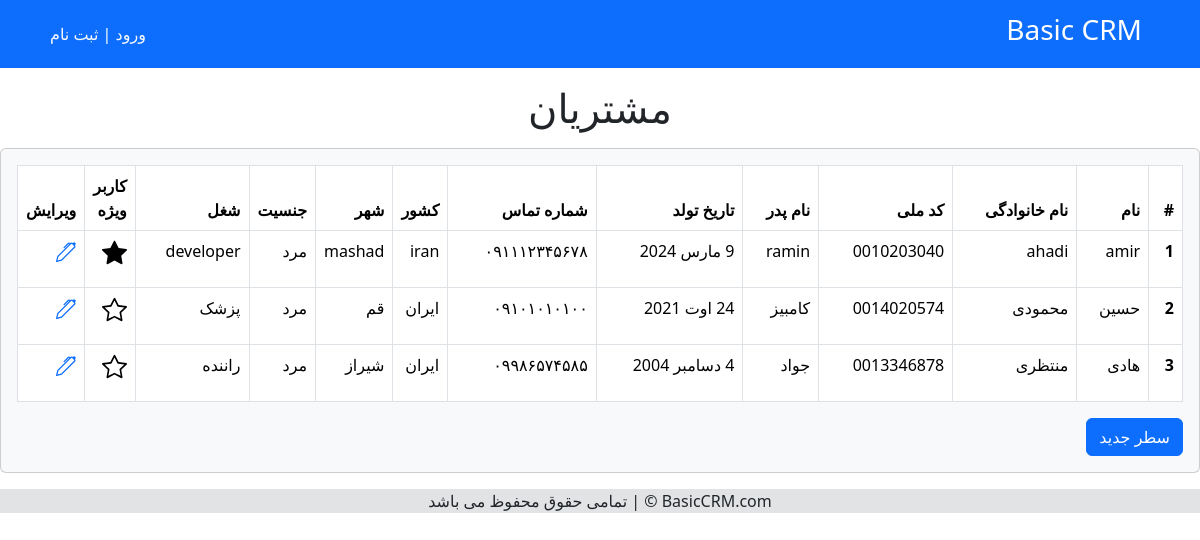
Before: / with the older database file.
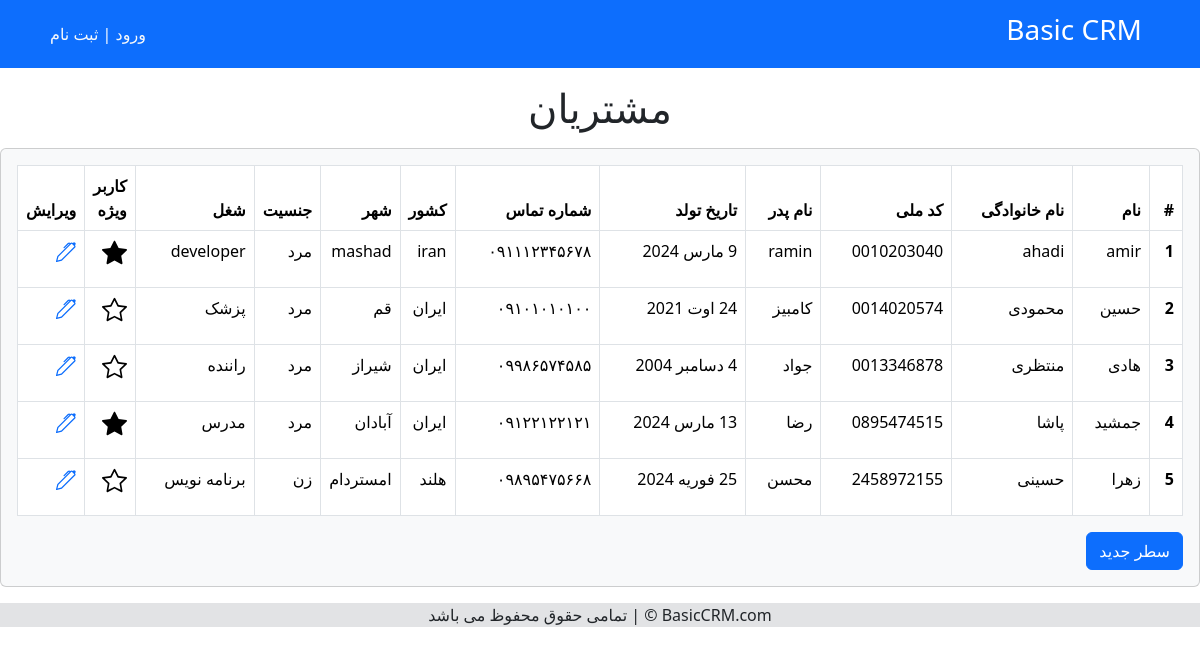
After: the same page with the newer database file.
### customers/models.py (models this page shows, shortened)
class Customer(models.Model):
    GENDER_CHOICES = [
        ('1', _('Male')),
        ('2', _('Female')),
        ('3', _('Other')),
    ]
    firstname = models.CharField(verbose_name=_("FirstName"), max_length=100)
    lastname = models.CharField(verbose_name=_("LastName"), max_length=100)
    nat_id = models.CharField(verbose_name=_("National_ID"), max_length=10)
    father_name = models.CharField(verbose_name=_("FatherName"), max_length=100)
    date_of_birth = models.DateField(verbose_name=_("Date of Birth"))
    phone_number = models.CharField(verbose_name=_("Phone Number"), max_length=12)
    country = models.CharField(verbose_name=_("Country"), max_length=50)
    city = models.CharField(verbose_name=_("City"), max_length=50)
    gender = models.CharField(verbose_name=_("Gender"), choices=GENDER_CHOICES, max_length=1)
    job = models.CharField(verbose_name=_("Job"), max_length=100)
    vip = models.BooleanField(verbose_name=_("VIP"), default=False)
    datetime_created = models.DateTimeField(verbose_name=_("Created DateTime"), auto_now_add=True)
    datetime_modified = models.DateTimeField(verbose_name=_("Modified DateTime"), auto_now=True)

### customers/views.py (the view)
# urls.py: path('', CustomersList.as_view(), name="customers_list"),
class CustomersList(generic.ListView):
    template_name = "customers/customers_list.html"
    model = Customer
    context_object_name = 'customers_list'

### persian_translate/templatetags/persian_translate.py (called while the page is built)
@register.filter
def translate_number(value):
    value = str(value)
    english_to_persian = value.maketrans('0123456789', '۰۱۲۳۴۵۶۷۸۹')
    return value.translate(english_to_persian)

### customers/templates/customers/customers_list.html (shortened to what this page needs)
{% extends '_base.html' %}
{% load i18n %}
{% load jalali_tags %}
{% load persian_translate %}
{% block content %}
    <div class="mt-3">
        <center><h1>{% trans "Customers" %}</h1></center>
    </div>
    <div class="card card bg-light mt-3">
        <div class="card-body">
            <table class="table table-bordered">
                <thead>
                <tr>
                    <th scope="col">#</th>
                    <th scope="col">{% trans "Firstname" %}</th>
                    <th scope="col">{% trans "Lastname" %}</th>
                    <th scope="col">{% trans "National ID" %}</th>
                    <th scope="col">{% trans "Father Name" %}</th>
                    <th scope="col">{% trans "Date of Birth" %}</th>
                    <th scope="col">{% trans "Phone Number" %}</th>
                    <th scope="col">{% trans "Country" %}</th>
                    <th scope="col">{% trans "City" %}</th>
                    <th scope="col">{% trans "Gender" %}</th>
                    <th scope="col">{% trans "Job" %}</th>
                    <th scope="col">{% trans "VIP" %}</th>
                    <th scope="col">{% trans "Edit" %}</th>
                </tr>
                </thead>
                <tbody>
                {% for customer in customers_list %}
                    <tr>
                        <th scope="row">{{ forloop.counter }}</th>
                        <td>{{ customer.firstname }}</td>
                        <td>{{ customer.lastname }}</td>
                        <td>{{ customer.nat_id }}</td>
                        <td>{{ customer.father_name }}</td>
                        <td>{{ customer.date_of_birth|to_jalali:'%Y/%m/%d' }}</td>
                        <td>{{ customer.phone_number|translate_number }}</td>
                        <td width="10">{{ customer.country }}</td>
                        <td width="10">{{ customer.city }}</td>
                        <td width="10">
                            {% if customer.gender == '1' %}
                                <p>{% trans 'Male' %}</p>
                             {% elif customer.gender == '2' %}
                                <p>{% trans 'Female' %}</p>
                              {% else %}
                                <p>{% trans 'Other' %}</p>
                            {% endif %}
                        </td>
                        <td>{{ customer.job }}</td>
                        <td width="10">
                        </td>
                        <td width="10">
                            <a href="{% url "customer_update" customer.id %}">
                                <svg xmlns="http://www.w3.org/2000/svg" width="20" height="20" fill="currentColor"
                                     class="bi bi-pen" viewBox="0 0 16 16">
                            </a>
                        </td>
                    </tr>
                {% endfor %}
                </tbody>
            </table>
            <a href="{% url 'customer_create' %}">
                <button type="button" class="btn btn-primary">{% trans 'New Record' %}</button>
            </a>
        </div>
    </div>
{% endblock content %}

### templates/_base.html (shortened to what this page needs)
{% load i18n %}
<!DOCTYPE HTML PUBLIC "-//W3C//DTD HTML 4.01//EN" "http://www.w3.org/TR/html4/strict.dtd">
<html lang="en">
<head>
    <link href="https://cdn.jsdelivr.net/npm/bootstrap@5.3.3/dist/css/bootstrap.min.css" rel="stylesheet"
>
</head>
<body dir="rtl">
<nav class="navbar navbar-expand-lg navbar-dark bg-primary" dir="rtl">
    <div class="container">
        <a class="navbar-brand mx-3" href="{% url "customers_list" %}">
            <h3>Basic CRM</h3>
        </a>
        <div class="mx-2 text-white">
            {% if user.is_authenticated %}
                {% translate 'Welcome' %} {{ user.username }}
                |
                <a class="link-light text-decoration-none" href="{% url 'account_logout' %}">{% trans "logout" %}</a>
            {% else %}
                <a class="link-light text-decoration-none" href="{% url 'account_login' %}">{% trans "login" %}</a>
                |
                <a class="link-light text-decoration-none" href="{% url 'account_signup' %}">{% trans "Signup" %}</a>
            {% endif %}
        </div>
    </div>
</nav>
{% block content %}
{% endblock content %}
<div class="footer mt-3" >
    <div class="footer-top bg-secondary-subtle" data-bg-color="#f6f6f6">
        <div class="container">
            <div class="row justify-content-center">
                <div class="col-lg-9 text-center">
                    <div class="footer-widget">
                        BasicCRM.com © | {% trans "all rights reserved" %}
                    </div>
                </div>
            </div>
        </div>
    </div>
</div>
</body>
</html>

Changed rows visible on the page:
added Customer: firstname "جمشید", lastname "پاشا", nat_id "0895474515", father_name "رضا", date_of_birth|to_jalali "13 مارس 2024", phone_number|translate_number "۰۹۱۲۲۱۲۲۱۲۱", country "ایران", city "آبادان", job "مدرس", vip True (drawn)
added Customer: firstname "زهرا", lastname "حسینی", nat_id "2458972155", father_name "محسن", date_of_birth|to_jalali "25 فوریه 2024", phone_number|translate_number "۰۹۸۹۵۴۷۵۶۶۸", country "هلند", city "امستردام", job "برنامه نویس", vip False (drawn)
